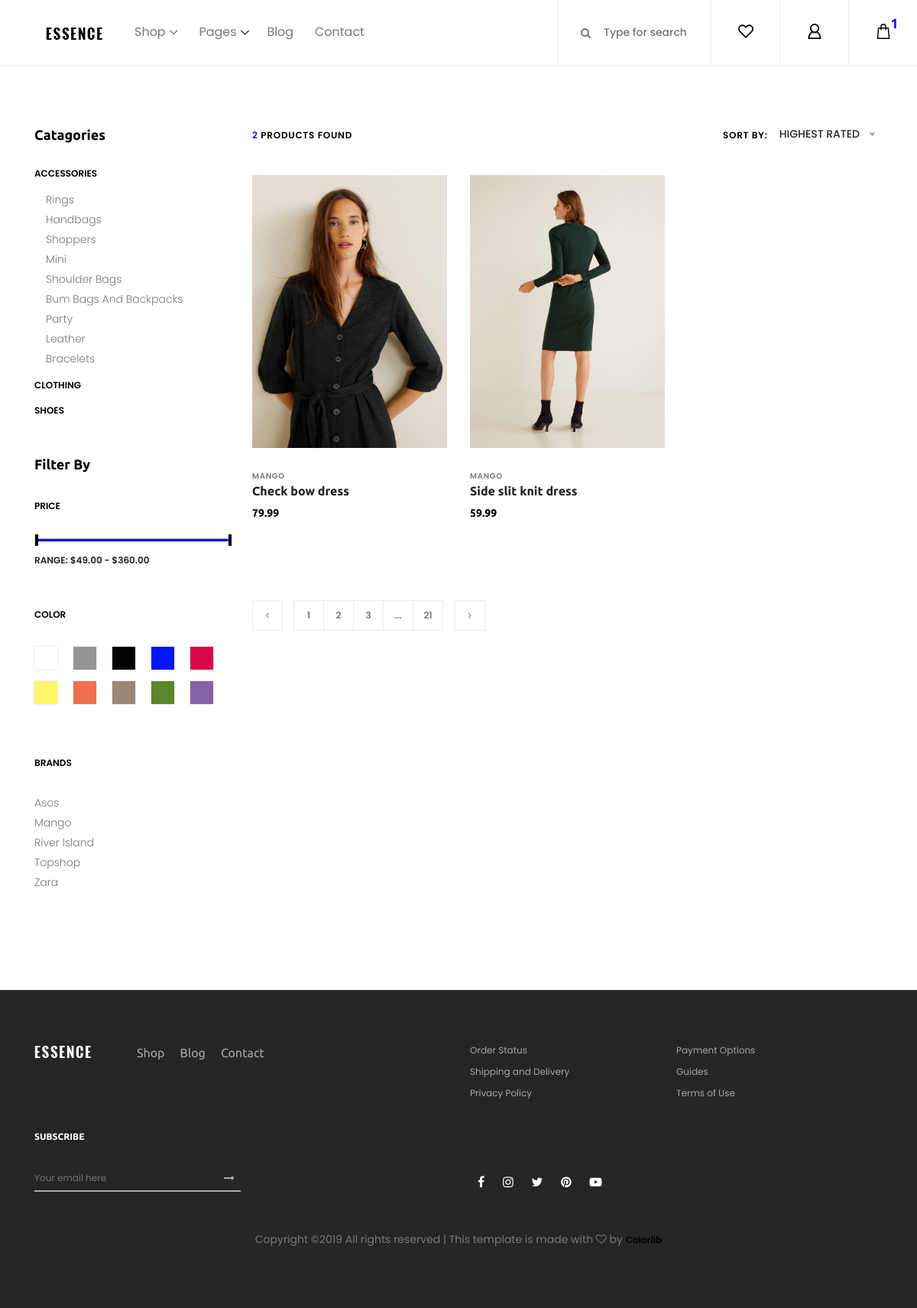
The app's page /shop/ with its own data.
### essence_web_app/models.py (models this page shows, shortened)
class Category(models.Model):
    name = models.CharField(max_length=100)

class SubCategory(models.Model):
    name = models.CharField(max_length=100)
    category = models.ForeignKey('essence_web_app.Category', related_name='subcategory', on_delete=models.CASCADE)

class Item(models.Model):
    name = models.CharField(max_length=100, default='Item.')
    description = models.CharField(max_length=500, default='An item.')
    price = models.IntegerField(default=0)
    brand = models.ForeignKey('essence_web_app.Brand', related_name='items', on_delete=models.CASCADE)
    category = models.ForeignKey('essence_web_app.Category', on_delete=models.CASCADE)
    subcategory = models.ForeignKey('essence_web_app.SubCategory', related_name='items', on_delete=models.CASCADE)

class Brand(models.Model):
    name = models.CharField(max_length=100)
    def __str__(self):
        return self.name

### essence_web_app/views.py (the view)
# urls.py: path('shop/', views.shop, name='shop'),
def shop(request):
    item_list = Item.objects.all()
    for item in item_list:
        item.price = format(item.price / 100, '.2f')
    picture_list = []
    for item in item_list:
        picture_list.append(Picture.objects.filter(item_id=item.id).order_by('id')[:2])
    picture_links = []
    for pic in picture_list:
        for each in pic:
            picture_links.append('img/product-img/' + each.pic_name)
    picture_links.reverse()
    context = {'items': item_list, 'categories': Category.objects.all().order_by('name'),
               'subcategories':SubCategory.objects.all().order_by('category__name'),
               'pictures': picture_links, 'items_amount': item_list.__len__()}
    return render(request, 'shop.html', context)

### essence_web_app/templatetags/category_tag.py (called while the page is built)
@register.filter
def remainder(value):
    result = str.lower(value)
    return result

### templates/shop.html (shortened to what this page needs)
{% extends 'base.html' %}
{% load static %}
{% load category_tag %}
{% block content %}
    <section class="shop_grid_area section-padding-80">
        <div class="container">
            <div class="row">
                <div class="col-12 col-md-4 col-lg-3">
                    <div class="shop_sidebar_area">
                        <div class="widget catagory mb-50">
                            <h6 class="widget-title mb-30">Catagories</h6>
                            <div class="catagories-menu">
                                <ul id="menu-content2" class="menu-content collapse show">
                                    {% for category in categories %}
                                        <li data-toggle="collapse" data-target="#{{ category.name|remainder }}"
                                            class=" {% if not forloop.first %}collapsed{% endif %} ">
                                            <a href="#">{{ category.name }}</a>
                                                <ul class="sub-menu collapse {% if forloop.first %}show{% endif %}" id="{{ category.name|remainder }}">
                                                    {% for subcat in subcategories %}
                                                        {% if subcat.category_id == category.id %}
                                                            <li><a href="#">{{ subcat.name }}</a></li>
                                                        {% endif %}
                                                    {% endfor %}
                                                </ul>
                                        </li>
                                    {% endfor %}
                                </ul>
                            </div>
                        </div>
                        <div class="widget price mb-50">
                            <h6 class="widget-title mb-30">Filter by</h6>
                            <p class="widget-title2 mb-30">Price</p>
                            <div class="widget-desc">
                                <div class="slider-range">
                                    <div data-min="49" data-max="360" data-unit="$" class="slider-range-price ui-slider ui-slider-horizontal ui-widget ui-widget-content ui-corner-all" data-value-min="49" data-value-max="360" data-label-result="Range:">
                                        <span class="ui-slider-handle ui-state-default ui-corner-all" tabindex="0"></span>
                                        <span class="ui-slider-handle ui-state-default ui-corner-all" tabindex="0"></span>
                                    </div>
                                    <div class="range-price">Range: $49.00 - $360.00</div>
                                </div>
                            </div>
                        </div>
                        <div class="widget color mb-50">
                            <p class="widget-title2 mb-30">Color</p>
                            <div class="widget-desc">
                                <ul class="d-flex">
                                    <li><a href="#" class="color1"></a></li>
                                    <li><a href="#" class="color2"></a></li>
                                    <li><a href="#" class="color3"></a></li>
                                    <li><a href="#" class="color4"></a></li>
                                    <li><a href="#" class="color5"></a></li>
                                    <li><a href="#" class="color6"></a></li>
                                    <li><a href="#" class="color7"></a></li>
                                    <li><a href="#" class="color8"></a></li>
                                    <li><a href="#" class="color9"></a></li>
                                    <li><a href="#" class="color10"></a></li>
                                </ul>
                            </div>
                        </div>
                        <div class="widget brands mb-50">
                            <p class="widget-title2 mb-30">Brands</p>
                            <div class="widget-desc">
                                <ul>
                                    <li><a href="#">Asos</a></li>
                                    <li><a href="#">Mango</a></li>
                                    <li><a href="#">River Island</a></li>
                                    <li><a href="#">Topshop</a></li>
                                    <li><a href="#">Zara</a></li>
                                </ul>
                            </div>
                        </div>
                    </div>
                </div>
                <div class="col-12 col-md-8 col-lg-9">
                    <div class="shop_grid_product_area">
                        <div class="row">
                            <div class="col-12">
                                <div class="product-topbar d-flex align-items-center justify-content-between">
                                    <div class="total-products">
                                        <p><span>{{ items_amount }}</span> products found</p>
                                    </div>
                                    <div class="product-sorting d-flex">
                                        <p>Sort by:</p>
                                        <form action="#" method="get">
                                        </form>
                                    </div>
                                </div>
                            </div>
                        </div>
                        <div class="row">
                            {% for item in items %}
                                <div class="col-12 col-sm-6 col-lg-4">
                                <div class="single-product-wrapper">
                                    <div class="product-img">
                                        <img src="{% static pictures.pop %}" alt="">
                                    </div>
                                    <div class="product-description">
                                        <span>{{ item.brand }}</span>
                                        <a href="{% url 'item_detail' pk=item.id %}">
                                            <h6>{{ item.name }}</h6>
                                        </a>
                                        <p class="product-price">{{ item.price }}</p>
                                    </div>
                                </div>
                            </div>
                            {% endfor %}
                        </div>
                    </div>
                    <nav aria-label="navigation">
                        <ul class="pagination mt-50 mb-70">
                            <li class="page-item"><a class="page-link" href="#"><i class="fa fa-angle-left"></i></a></li>
                            <li class="page-item"><a class="page-link" href="#">1</a></li>
                            <li class="page-item"><a class="page-link" href="#">2</a></li>
                            <li class="page-item"><a class="page-link" href="#">3</a></li>
                            <li class="page-item"><a class="page-link" href="#">...</a></li>
                            <li class="page-item"><a class="page-link" href="#">21</a></li>
                            <li class="page-item"><a class="page-link" href="#"><i class="fa fa-angle-right"></i></a></li>
                        </ul>
                    </nav>
                </div>
            </div>
        </div>
    </section>
{% endblock %}

### templates/base.html (shortened to what this page needs)
{% load static %}
<!DOCTYPE html>
<html lang="en">
<head>
    <link rel="stylesheet" href="{% static 'css/core-style.css' %}">
</head>
<body>
    <header class="header_area">
        <div class="classy-nav-container breakpoint-off d-flex align-items-center justify-content-between">
            <nav class="classy-navbar" id="essenceNav">
                <a class="nav-brand" href="{% url 'index' %}"><img src="{% static 'img/core-img/logo.png' %}" alt=""></a>
                <div class="classy-menu">
                    <div class="classynav">
                        <ul>
                            <li><a href="#">Shop</a>
                            </li>
                            <li><a href="#">Pages</a>
                            </li>
                            <li><a href="blog.html">Blog</a></li>
                            <li><a href="contact.html">Contact</a></li>
                        </ul>
                    </div>
                </div>
            </nav>
            <div class="header-meta d-flex clearfix justify-content-end">
                <div class="search-area">
                    <form action="#" method="post">
                        <input type="search" name="search" id="headerSearch" placeholder="Type for search">
                        <button type="submit"><i class="fa fa-search" aria-hidden="true"></i></button>
                    </form>
                </div>
                <div class="favourite-area">
                    <a href="#"><img src="{% static 'img/core-img/heart.svg' %}" alt=""></a>
                </div>
                <div class="user-login-info">
                    <a href="#"><img src="{% static 'img/core-img/user.svg' %}" alt=""></a>
                </div>
                <div class="cart-area">
                    <a href="#" id="essenceCartBtn"><img src="{% static 'img/core-img/bag.svg' %}" alt=""> <span>1</span></a>
                </div>
            </div>
        </div>
    </header>
{% block content %}
{% endblock content %}
    <footer class="footer_area clearfix">
        <div class="container">
            <div class="row">
                <div class="col-12 col-md-6">
                    <div class="single_widget_area d-flex mb-30">
                        <div class="footer-logo mr-50">
                            <a href="#"><img src="{% static 'img/core-img/logo2.png' %}" alt=""></a>
                        </div>
                        <div class="footer_menu">
                            <ul>
                                <li><a href="shop.html">Shop</a></li>
                                <li><a href="blog.html">Blog</a></li>
                                <li><a href="contact.html">Contact</a></li>
                            </ul>
                        </div>
                    </div>
                </div>
                <div class="col-12 col-md-6">
                    <div class="single_widget_area mb-30">
                        <ul class="footer_widget_menu">
                            <li><a href="#">Order Status</a></li>
                            <li><a href="#">Payment Options</a></li>
                            <li><a href="#">Shipping and Delivery</a></li>
                            <li><a href="#">Guides</a></li>
                            <li><a href="#">Privacy Policy</a></li>
                            <li><a href="#">Terms of Use</a></li>
                        </ul>
                    </div>
                </div>
            </div>
            <div class="row align-items-end">
                <div class="col-12 col-md-6">
                    <div class="single_widget_area">
                        <div class="footer_heading mb-30">
                            <h6>Subscribe</h6>
                        </div>
                        <div class="subscribtion_form">
                            <form action="#" method="post">
                                <input type="email" name="mail" class="mail" placeholder="Your email here">
                                <button type="submit" class="submit"><i class="fa fa-long-arrow-right" aria-hidden="true"></i></button>
                            </form>
                        </div>
                    </div>
                </div>
                <div class="col-12 col-md-6">
                    <div class="single_widget_area">
                        <div class="footer_social_area">
                            <a href="#" data-toggle="tooltip" data-placement="top" title="Facebook"><i class="fa fa-facebook" aria-hidden="true"></i></a>
                            <a href="#" data-toggle="tooltip" data-placement="top" title="Instagram"><i class="fa fa-instagram" aria-hidden="true"></i></a>
                            <a href="#" data-toggle="tooltip" data-placement="top" title="Twitter"><i class="fa fa-twitter" aria-hidden="true"></i></a>
                            <a href="#" data-toggle="tooltip" data-placement="top" title="Pinterest"><i class="fa fa-pinterest" aria-hidden="true"></i></a>
                            <a href="#" data-toggle="tooltip" data-placement="top" title="Youtube"><i class="fa fa-youtube-play" aria-hidden="true"></i></a>
                        </div>
                    </div>
                </div>
            </div>
<div class="row mt-5">
                <div class="col-md-12 text-center">
                    <p>
    Copyright &copy;<script>document.write(new Date().getFullYear());</script> All rights reserved | This template is made with <i class="fa fa-heart-o" aria-hidden="true"></i> by <a href="https://colorlib.com" target="_blank">Colorlib</a>
                    </p>
                </div>
            </div>
        </div>
    </footer>
</body>
</html>

### records on screen
Category: name "ACCESSORIES"
SubCategory: name "Rings"
SubCategory: name "Handbags"
SubCategory: name "Shoppers"
SubCategory: name "Mini"
SubCategory: name "Shoulder Bags"
SubCategory: name "Bum Bags And Backpacks"
SubCategory: name "Party"
SubCategory: name "Leather"
SubCategory: name "Bracelets"
Category: name "CLOTHING"
Category: name "SHOES"
Item: brand "MANGO", name "Check bow dress", price "79.99"
Item: brand "MANGO", name "Side slit knit dress", price "59.99"

### other values on screen
{{ items_amount }} "2"
